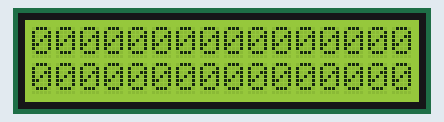
The sketch below on a simulated Arduino Uno, built with avr-gcc and run on an emulated ATmega328P. Parts: 16×2 character LCD.

Above: at 0.2 s.
At 5.1 s:
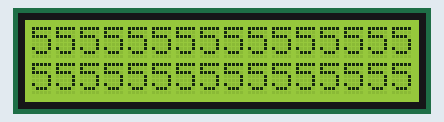
At 10.1 s:
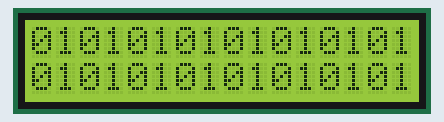
At 19.1 s:
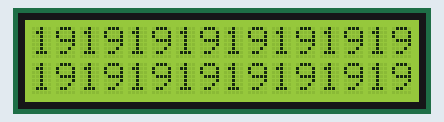
At 28.1 s:
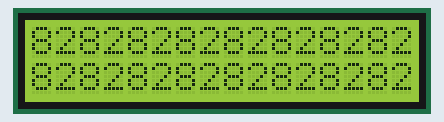
At 38.1 s:
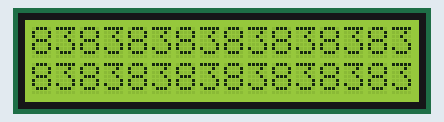

The sketch:

LCD_test1.ino
```cpp
#include <Wire.h>
#include <LiquidCrystal_I2C.h>


LiquidCrystal_I2C lcd(0x3F, 16, 2);

void setup() {
  lcd.begin();
  lcd.backlight();

  lcd.setCursor(0,0);
  lcd.print("Hello World!");
}

void loop() {
  lcd.print(millis()/1000);
}
```

Measured:
- what the display in image 0 shows lasts 0.8 s, from 0.2 s to 1.0 s
- what the display in image 1 shows lasts 0.9 s, from 5.1 s to 6.0 s
